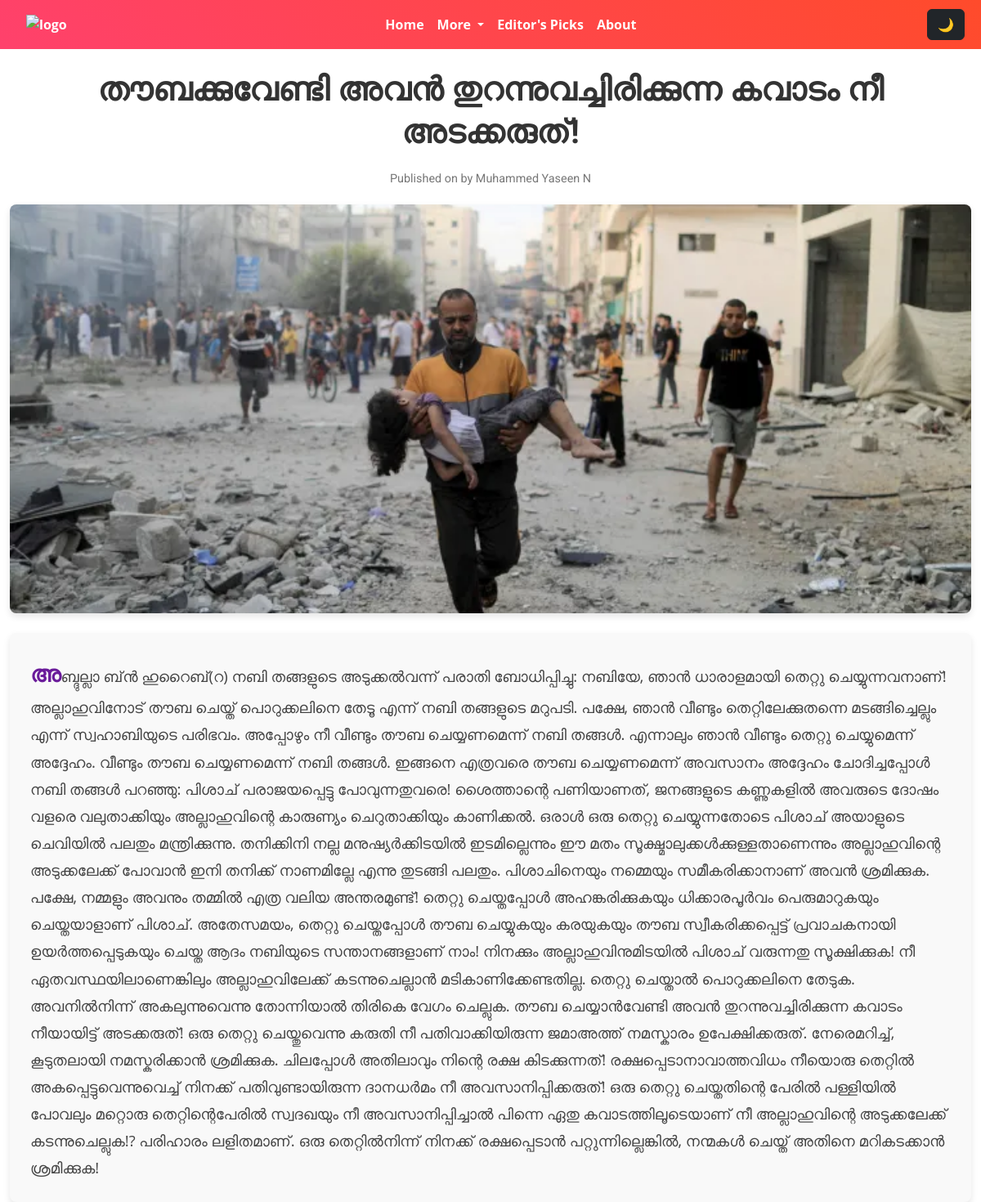
Screenshot of /article/4 with the database file from the repository.
### sampleapp/models.py (models this page shows)
class Article(models.Model):
    title = models.CharField(max_length=100)
    poster = models.ImageField(upload_to='poster')
    content = models.TextField()
    published_at = models.DateTimeField(auto_now_add=True)
    author = models.CharField(max_length=100)

### sampleapp/views.py (the view)
# urls.py: path("article/<int:pk>", views.articles, name="articles"),
def articles(request, pk):
    context_data = {
        "article": models.Article.objects.filter(id=pk).first(),
    }
    return render(request, "articles.html",context_data)

### sampleapp/templates/articles.html (shortened to what this page needs)
{% extends 'base.html' %}
{% load static %}
{% block contents %}
    <nav class="navbar navbar-expand-lg navbar-dark fw-bold">
        <div class="container-fluid">
            <img src="{% static 'images/logo.png' %}" alt="logo" class="img-fluid" style="max-height: 50px;">
            <div class="collapse navbar-collapse" id="navbarNav">
                <ul class="navbar-nav">
                    <li class="nav-item">
                        <a class="nav-link" href="#">Home</a>
                    </li>
                    <li class="nav-item dropdown">
                        <a class="nav-link dropdown-toggle" href="#" id="navbarDropdown" role="button"
                           data-bs-toggle="dropdown" aria-expanded="false">
                            More
                        </a>
                    </li>
                    <li class="nav-item">
                        <a class="nav-link" href="#Editor's Picks">Editor's Picks</a>
                    </li>
                    <li class="nav-item">
                        <a class="nav-link" href="#about">About</a>
                    </li>
                </ul>
            </div>
            <button class="btn btn-dark dark-mode-toggle">🌙</button>
        </div>
    </nav>
    <section class="more_main">
        <div class="container">
            <div class="row mt-4">
                <div class="col-12">
                    <h1 class="text-center underline">
                        {{ article.title }}
                    </h1>
                    <div class="article-meta">
                        Published on {{ article.published_date }} by {{ article.author }}
                    </div>
                    <img src="{{ article.poster.url }}" alt="Article Image" class="article-image">
                    <div class="article-content mt-4">
                        {{ article.content }}
                    </div>
                </div>
            </div>
        </div>
    </section>
{% endblock %}

### sampleapp/static/style.css (style rules this page uses)
.btn, .editorial-link { border: 0 solid; background-color: white; padding: 5px 15px; font-size: 16px; cursor: pointer; text-decoration: none; }

### sampleapp/templates/articles.html (style rules this page uses)
body { font-family: 'Open Sans', sans-serif; color: #333; margin: 0; padding: 0; }
h1 { font-family: 'Roboto', sans-serif; font-weight: 700; font-size: 2.5rem; line-height: 1.3; margin-bottom: 20px; color: #333; text-align: center; }
.article-content { font-size: 1.15rem; line-height: 1.8; color: #444; padding: 20px; background-color: #f9f9f9; border-radius: 8px; box-shadow: 0 4px 8px rgba(0, 0, 0, 0.1); margin-top: 20px; }
.article-content::first-letter { font-size: 1.5em; font-weight: bold; color: #6a1b9a; }
.article-image { width: 100%; max-height: 500px; object-fit: cover; border-radius: 8px; box-shadow: 0 4px 8px rgba(0, 0, 0, 0.1); }
.article-meta { font-family: 'Roboto', sans-serif; font-size: 0.9rem; color: #777; text-align: center; margin-bottom: 20px; }
.navbar { background: linear-gradient(45deg, #ff416c, #ff4b2b); color: white; width: 100%; height: auto; padding: 10px 20px; }
.navbar-nav { margin: auto; }
.navbar-nav .nav-link { transition: transform 0.3s ease-in-out; color: white; }
.dark-mode-toggle { position: absolute; right: 20px; }
@media (min-width: 993px) { .container { max-width: 1200px; margin: 0 auto; } }
@media (min-width: 993px) { .article-content { padding: 25px; } }

### rows the page displays
Article: title "തൗബക്കുവേണ്ടി അവൻ തുറന്നുവച്ചിരിക്കുന്ന കവാടം നീ അടക്കരുത്!", author "Muhammed Yaseen N", poster (picture), content "അബ്ദുല്ലാ ബ്ൻ ഹുറൈബ്(റ) നബി തങ്ങളുടെ അടുക്കൽവന്ന് പരാതി ബോധിപ്പിച്ചു: നബിയേ, ഞാൻ ധാരാളമായി തെറ്റു ചെയ്യുന്നവനാണ്! അല്ലാഹുവിനോട് തൗബ ചെയ്ത് പൊറുക്കലിനെ തേടൂ എന്ന് നബി തങ്ങളുടെ മറുപടി. പക്ഷേ, ഞാൻ വീണ്ടും തെറ്റിലേക്കുതന്നെ മടങ്ങിച്ചെല്ലും എന്ന് സ്വഹാബിയുടെ പരിഭവം. അപ്പോഴും നീ വീണ്ടും തൗബ ചെയ്യണമെന്ന് നബി തങ്ങൾ. എന്നാലും ഞാൻ വീണ്ടും തെറ്റു ചെയ്യുമെന്ന് അദ്ദേഹം. വീണ്ടും തൗബ ചെയ്യണമെന്ന് നബി തങ്ങൾ. ഇങ്ങനെ എത്രവരെ തൗബ ചെയ്യണമെന്ന് അവസാനം അദ്ദേഹം ചോദിച്ചപ്പോൾ നബി തങ്ങൾ പറഞ്ഞു: പിശാച് പരാജയപ്പെട്ടു പോവുന്നതുവരെ! ശൈത്താന്റെ പണിയാണത്, ജനങ്ങളുടെ കണ്ണുകളിൽ അവരുടെ ദോഷം വളരെ വലുതാക്കിയും അല്ലാഹുവിന്റെ കാരുണ്യം ചെറുതാക്കിയും കാണിക്കൽ. ഒരാൾ ഒരു തെറ്റു ചെയ്യുന്നതോടെ പിശാച് അയാളുടെ ചെവിയിൽ പലതും…"
